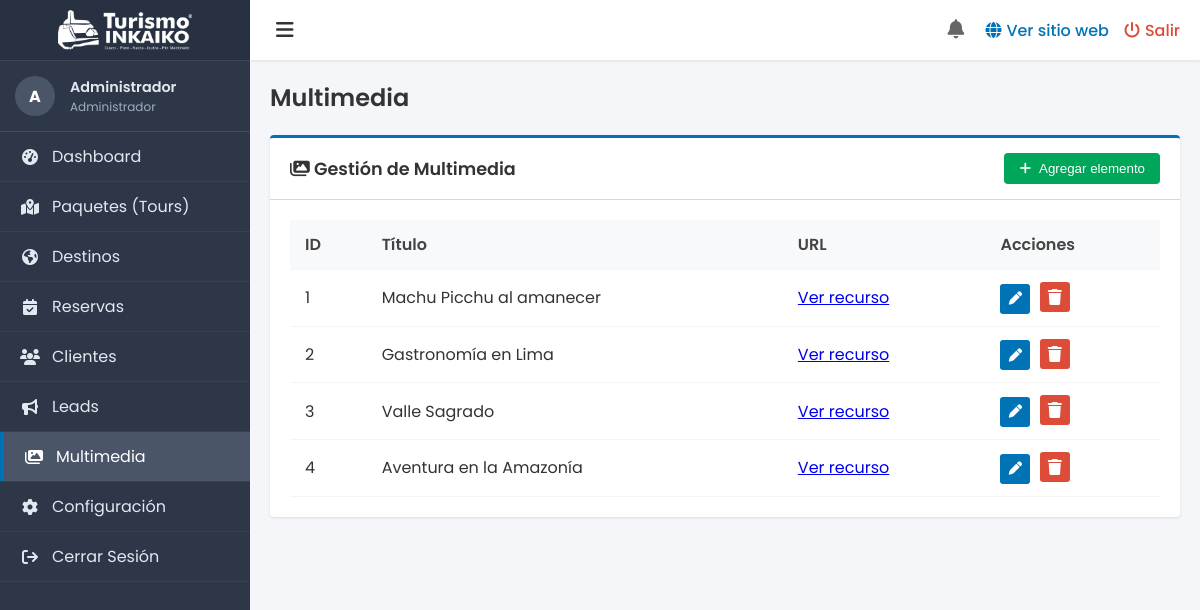
The app's page /admin/multimedia.php (signed in) with its own data.
### tables this page shows
CREATE TABLE IF NOT EXISTS multimedia (
    id INT AUTO_INCREMENT PRIMARY KEY,
    img VARCHAR(255),
    title VARCHAR(150)
);

### includes/functions.php (called while the page is built, shortened)
<?php
function getMultimedia($limit = 6)
{
    $pdo = get_db_connection();
    $stmt = $pdo->prepare('SELECT id, img, title FROM multimedia ORDER BY id ASC LIMIT ?');
    $stmt->bindValue(1, (int)$limit, PDO::PARAM_INT);
    $stmt->execute();
    return $stmt->fetchAll();
}

### admin/multimedia.php (the view, shortened to what this page needs)
<?php
require_once __DIR__ . '/../includes/functions.php';
$items = getMultimedia(50);
?>
<?php include __DIR__ . '/includes/admin_header.php'; ?>
<div class="admin-panel">
    <div class="admin-panel-header" style="display: flex; justify-content: space-between; align-items: center;">
        <h3 class="admin-panel-title"><i class="fa-solid fa-images"></i> Gestión de Multimedia</h3>
        <button onclick="openMediaModal('', '', '')" class="btn-add"><i class="fa-solid fa-plus"></i> Agregar elemento</button>
    </div>
    <div class="admin-panel-body">
        <div class="table-responsive">
            <table class="admin-table">
                <thead>
                    <tr>
                        <th>ID</th>
                        <th>Título</th>
                        <th>URL</th>
                        <th>Acciones</th>
                    </tr>
                </thead>
                <tbody>
                    <?php foreach ($items as $item): ?>
                        <tr>
                            <td><?= htmlspecialchars($item['id']) ?></td>
                            <td><?= htmlspecialchars($item['title']) ?></td>
                            <td><a href="<?= htmlspecialchars($item['img']) ?>" target="_blank" rel="noopener noreferrer">Ver recurso</a></td>
                            <td>
                                <button onclick='openMediaModal(<?= (int)$item['id'] ?>, <?= htmlspecialchars(json_encode($item['title']), ENT_QUOTES, "UTF-8") ?>, <?= htmlspecialchars(json_encode($item['img']), ENT_QUOTES, "UTF-8") ?>)' class="btn-action btn-edit" title="Editar"><i class="fa-solid fa-pen"></i></button>
                                <a href="multimedia.php?delete=<?= htmlspecialchars($item['id']) ?>" class="btn-action btn-delete" title="Eliminar" onclick="return confirm('¿Eliminar este elemento multimedia?');"><i class="fa-solid fa-trash"></i></a>
                            </td>
                        </tr>
                    <?php endforeach; ?>
                </tbody>
            </table>
        </div>
    </div>
</div>
<?php include __DIR__ . '/includes/admin_footer.php'; ?>

### assets/css/admin-style.css (style rules this page uses)
:root { --admin-sidebar-width: 250px; --admin-sidebar-bg: #2d3748; --admin-sidebar-hover: #4a5568; --admin-sidebar-text: #e2e8f0; --admin-topbar-height: 60px; --admin-topbar-bg: #ffffff; --admin-body-bg: #f4f6f9; --admin-card-orange: #f39c12; --admin-card-green: #00a65a; --admin-card-teal: #00c0ef; --admin-card-blue: #0073b7; --admin-card-red: #dd4b39; --admin-text-dark: #333333; --admin-border: #d2d6de; }
body { margin: 0; font-family: 'Poppins', sans-serif; background-color: var(--admin-body-bg); color: var(--admin-text-dark); }
.admin-panel { background: #fff; border-radius: 4px; box-shadow: 0 1px 3px rgba(0,0,0,0.1); border-top: 3px solid var(--admin-card-blue); margin-bottom: 20px; }
.admin-panel-header { padding: 15px 20px; border-bottom: 1px solid var(--admin-border); display: flex; justify-content: space-between; align-items: center; }
.admin-panel-title { margin: 0; font-size: 1.1rem; font-weight: 600; }
.admin-panel-body { padding: 20px; }
.table-responsive { overflow-x: auto; }
table.admin-table { width: 100%; border-collapse: collapse; margin-bottom: 0; }
table.admin-table th, table.admin-table td { padding: 12px 15px; text-align: left; border-bottom: 1px solid #f4f4f4; }
table.admin-table th { background-color: #f8f9fa; font-weight: 600; color: #444; }
.btn-action { display: inline-flex; align-items: center; justify-content: center; width: 30px; height: 30px; border-radius: 3px; color: #fff !important; text-decoration: none; margin-right: 5px; border: none; cursor: pointer; }
.btn-edit { background-color: var(--admin-card-blue); }
.btn-delete { background-color: var(--admin-card-red); }
.btn-add { background-color: var(--admin-card-green); color: #fff !important; padding: 8px 15px; border-radius: 4px; text-decoration: none; display: inline-flex; align-items: center; gap: 8px; font-weight: 500; border: none; cursor: pointer; }

### records on screen
multimedia: id "1", title "Machu Picchu al amanecer"
multimedia: id "2", title "Gastronomía en Lima"
multimedia: id "3", title "Valle Sagrado"
multimedia: id "4", title "Aventura en la Amazonía"

### other values on screen
$userInitials "A"
$userName "Administrador"
$pageTitle "Multimedia"
